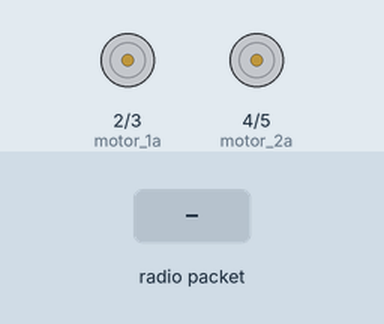
Simulated run of this sketch. Board: Arduino Uno, built with avr-gcc and run on an emulated ATmega328P. Parts: motor-driver pin pairs drawn as motors (green arrow = first pin HIGH = forward, orange = second pin HIGH = backward, longer = more drive). The inputs (shaded band) are chosen by the test bench. No radio packets arrive unless stated.

Above: at 1.2 s.
1.3 s: radio packet "forward" arrives
At 1.45 s:
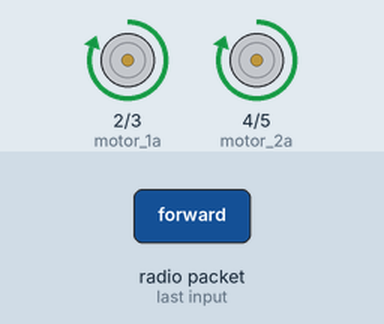
3.1 s: radio packet "reverse" arrives
At 3.25 s:
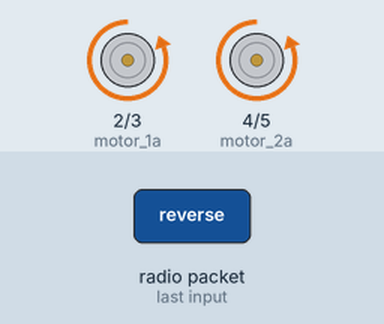
4.9 s: radio packet "forward_left" arrives
At 5.05 s:
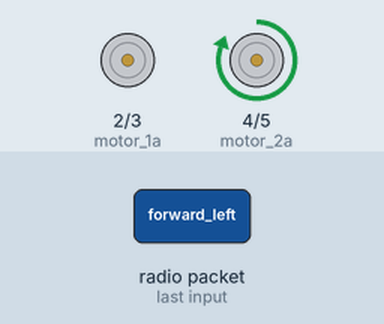
6.7 s: radio packet "forward_right" arrives
At 6.85 s:
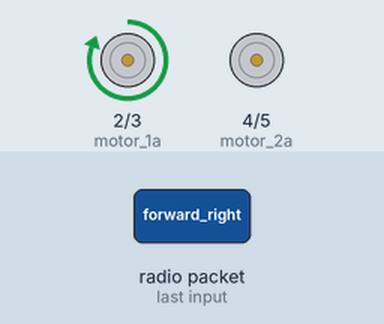
8.5 s: radio packet "reverse_left" arrives
At 8.65 s:
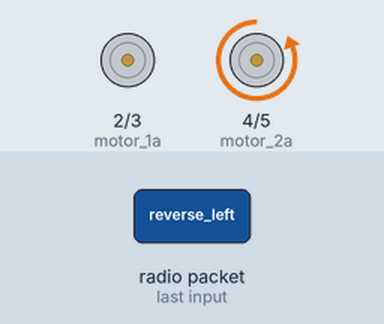
10.3 s: radio packet "reverse_right" arrives
At 10.45 s:
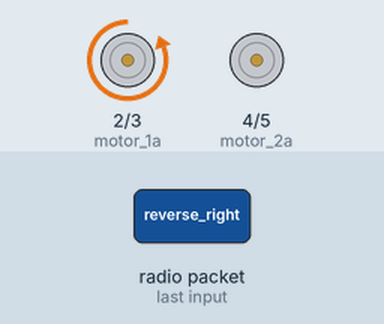
Timing chart, 0 to 13.1 s (numbered marks = the images above; inputs shaded):
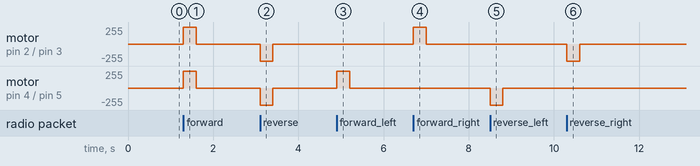

Measured:
- after the input at 1.3 s, motor on pin 2 (motor_1a) / pin 3 (motor_1b), motor on pin 4 (motor_2a) / pin 5 (motor_2b): stopped → forward 255/255 at once, → stopped 0.30 s later
- after the input at 3.1 s, motor on pin 2 (motor_1a) / pin 3 (motor_1b), motor on pin 4 (motor_2a) / pin 5 (motor_2b): stopped → backward 255/255 at once, → stopped 0.30 s later
- after the input at 4.9 s, motor on pin 4 (motor_2a) / pin 5 (motor_2b): stopped → forward 255/255 at once, → stopped 0.30 s later
- after the input at 6.7 s, motor on pin 2 (motor_1a) / pin 3 (motor_1b): stopped → forward 255/255 at once, → stopped 0.30 s later
- after the input at 8.5 s, motor on pin 4 (motor_2a) / pin 5 (motor_2b): stopped → backward 255/255 at once, → stopped 0.30 s later
- after the input at 10.3 s, motor on pin 2 (motor_1a) / pin 3 (motor_1b): stopped → backward 255/255 at once, → stopped 0.30 s later

The sketch:

reciver_code_using_rf433_and_push_button.ino
```cpp
#include <RH_ASK.h>
#include <SPI.h>

RH_ASK driver;
const int motor_1a = 2, motor_1b = 3, motor_2a = 4, motor_2b = 5;
char receive[32];
unsigned long last = 0;

void setup()
{
  driver.init();
  pinMode(motor_1a, OUTPUT);
  pinMode(motor_1b, OUTPUT);
  pinMode(motor_2a, OUTPUT);
  pinMode(motor_2b, OUTPUT);
}

void loop()
{
  uint8_t buf[RH_ASK_MAX_MESSAGE_LEN];
  uint8_t buflen = sizeof(buf);

  if (driver.recv(buf, &buflen))
  {
    last = millis();
    memset(receive, 0, sizeof(receive));
    for (int i = 0; i < buflen; i++) {
      receive[i] = buf[i];
    }
    if (strcmp(receive, "forward") == 0) {
      forward();
    }
    else if (strcmp(receive, "reverse") == 0) {
      reverse();
    }
    else if (strcmp(receive, "forward_left") == 0) {
      forward_left();
    }
    else if (strcmp(receive, "forward_right") == 0) {
      forward_right();
    }
    else if (strcmp(receive, "reverse_left") == 0) {
      reverse_left();
    }
    else if (strcmp(receive, "reverse_right") == 0) {
      reverse_right();
    }
  }
  if ((millis() - last) > 300) {
    brake();
  }
}

void forward() {
  digitalWrite(motor_1a, HIGH);
  digitalWrite(motor_1b, LOW);
  digitalWrite(motor_2a, HIGH);
  digitalWrite(motor_2b, LOW);
}
void reverse() {
  digitalWrite(motor_1a, LOW);
  digitalWrite(motor_1b, HIGH);
  digitalWrite(motor_2a, LOW);
  digitalWrite(motor_2b, HIGH);
}
void forward_left() {
  digitalWrite(motor_1a, LOW);
  digitalWrite(motor_1b, LOW);
  digitalWrite(motor_2a, HIGH);
  digitalWrite(motor_2b, LOW);
}
void forward_right() {
  digitalWrite(motor_1a, HIGH);
  digitalWrite(motor_1b, LOW);
  digitalWrite(motor_2a, LOW);
  digitalWrite(motor_2b, LOW);
}
void reverse_left() {
  digitalWrite(motor_1a, LOW);
  digitalWrite(motor_1b, LOW);
  digitalWrite(motor_2a, LOW);
  digitalWrite(motor_2b, HIGH);
}
void reverse_right() {
  digitalWrite(motor_1a, LOW);
  digitalWrite(motor_1b, HIGH);
  digitalWrite(motor_2a, LOW);
  digitalWrite(motor_2b, LOW);
}
void brake() {
  digitalWrite(motor_1a, LOW);
  digitalWrite(motor_1b, LOW);
  digitalWrite(motor_2a, LOW);
  digitalWrite(motor_2b, LOW);
}
```
